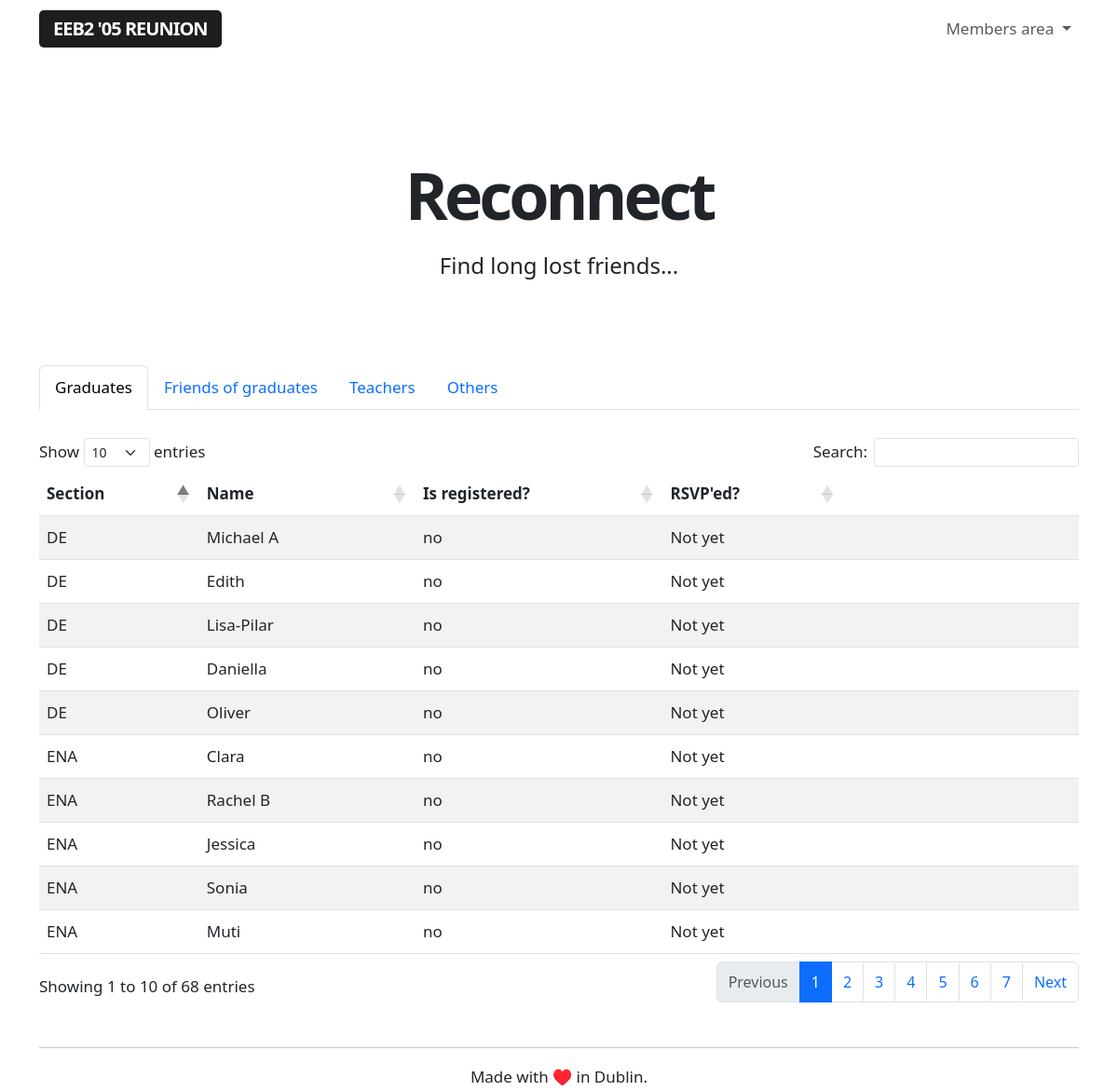
The page /reconnect (signed in) on the database as committed earlier.
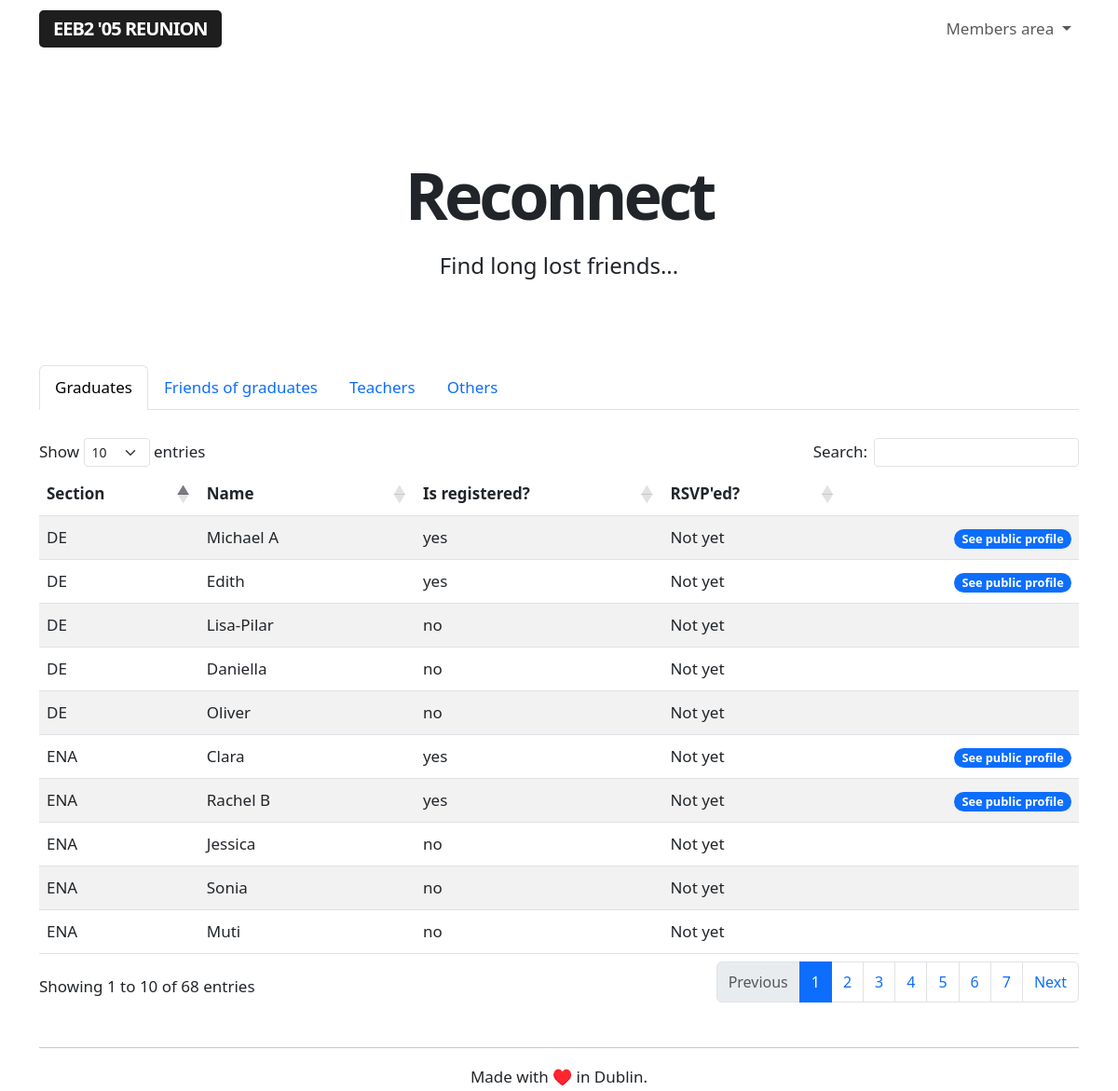
The same page on the database as committed later.
### app/models.py (models this page shows, shortened)
class Guest(db.Model):
    id = db.Column(db.Integer, primary_key=True)
    name = db.Column(db.String(64), index=True, unique=False)
    section = db.Column(db.String(64), index=True, unique=False)
    email = db.Column(db.String(120), index=True, unique=True)
    registered = db.Column(db.String(120), index=True, unique=False)
    rsvp = db.Column(db.String(64), index=True, unique=False)

### app/routes.py (the view)
@app.route('/reconnect', methods=['GET'])
@login_required
def reconnect():
    guests = Guest.query.order_by(Guest.section.asc())
    friends = User.query.filter_by(role='I was friends with people who graduated in 2005').order_by(User.name.asc())
    teachers = User.query.filter_by(role='I was a teacher at the EEB2').order_by(User.name.asc())
    others = User.query.filter_by(role='Other').order_by(User.name.asc())
    return render_template('reconnect.html', guests=guests, friends=friends, teachers=teachers, others=others)

### app/models.py (called while the page is built)
@login.user_loader
def load_user(id):
    return User.query.get(int(id))

### app/templates/reconnect.html (shortened to what this page needs)
{% extends "base.html" %}
{% block content %}
<div class="title">
    <h1>Reconnect</h1>
    <h4>Find long lost friends...</h4>
</div>
<br>
<nav>
  <div class="nav nav-tabs" id="nav-tab" role="tablist">
    <button class="nav-link active" id="nav-home-tab" data-bs-toggle="tab" data-bs-target="#nav-home" type="button" role="tab" aria-controls="nav-home" aria-selected="true">Graduates</button>
    <button class="nav-link" id="nav-friends-tab" data-bs-toggle="tab" data-bs-target="#nav-friends" type="button" role="tab" aria-controls="nav-friends" aria-selected="false">Friends of graduates</button>
    <button class="nav-link" id="nav-teachers-tab" data-bs-toggle="tab" data-bs-target="#nav-teachers" type="button" role="tab" aria-controls="nav-teachers" aria-selected="false">Teachers</button>
    <button class="nav-link" id="nav-others-tab" data-bs-toggle="tab" data-bs-target="#nav-others" type="button" role="tab" aria-controls="nav-others" aria-selected="false">Others</button>
  </div>
</nav>
<div class="tab-content" id="nav-tabContent">
  <div class="tab-pane fade show active" id="nav-home" role="tabpanel" aria-labelledby="nav-graduates-tab" tabindex="0">
    <br>
    <table id="reconnect-table" class="table table-striped">
        <thead>
            <tr>
                <th>Section</th>
                <th>Name</th>
                <th>Is registered?</th>
                <th>RSVP'ed?</th>
                <th> </th>
            </tr>
        </thead>
        <tbody>
            {% for guest in guests %}
                {% include '_publicguests.html' %}
            {% endfor %}
        </tbody>
    </table>
  </div>
</div>
{% endblock %}

### app/templates/_publicguests.html
<tr>
    <td>{{ guest.section }}</td>
    <td>{{ guest.name }}</td>
    <td>{{ guest.registered }}</td>
    <td>{{ guest.rsvp }}</td>
    <td>{% if guest.email %}
        <a href="{{ url_for('public', guestid=guest.id) }}" class="align-right"><span class="badge rounded-pill text-bg-primary">See public profile</span></a></td>
        {% endif %}
</tr>

Rows that differ between the two databases and show on the page:
changed Guest "Michael A": registered "no" → "yes"; now shows "See public profile"
changed Guest "Edith": registered "no" → "yes"; now shows "See public profile"
changed Guest "Clara": registered "no" → "yes"; now shows "See public profile"
changed Guest "Rachel B": registered "no" → "yes"; now shows "See public profile"
